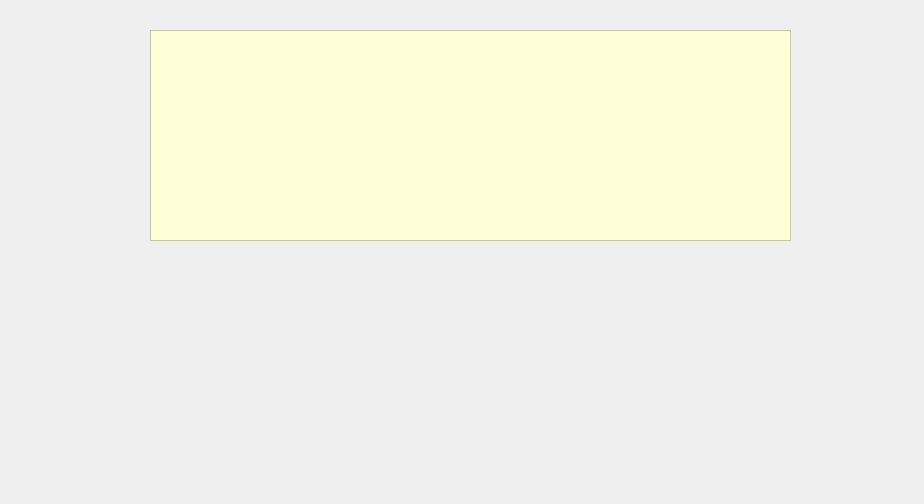
<?xml version="1.0" encoding="UTF-8"?>
<ui version="4.0">
 <class>Form</class>
 <widget class="QWidget" name="Form">
  <property name="geometry">
   <rect>
    <x>0</x>
    <y>0</y>
    <width>924</width>
    <height>504</height>
   </rect>
  </property>
  <property name="windowTitle">
   <string>Form</string>
  </property>
  <widget class="QTableWidget" name="historyTable">
   <property name="geometry">
    <rect>
     <x>150</x>
     <y>30</y>
     <width>641</width>
     <height>211</height>
    </rect>
   </property>
   <property name="maximumSize">
    <size>
     <width>16777215</width>
     <height>211</height>
    </size>
   </property>
   <property name="styleSheet">
    <string notr="true">background-color: rgb(255, 255, 215);</string>
   </property>
  </widget>
 </widget>
 <resources/>
 <connections/>
</ui>
